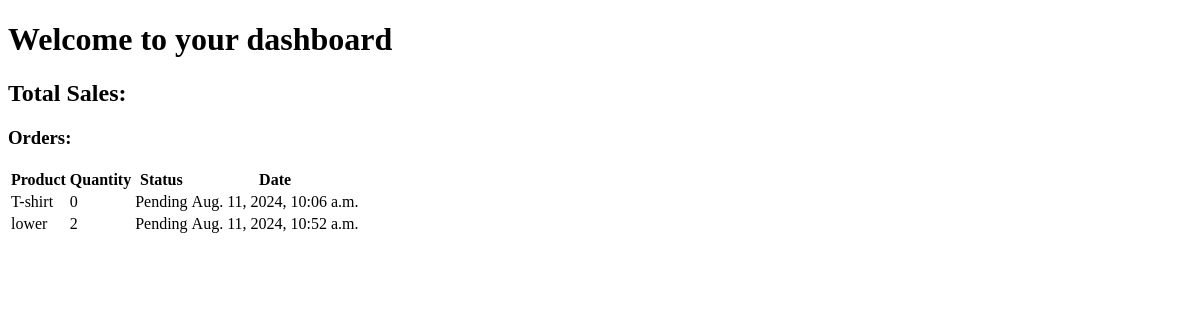
The app's page /ds/order_detail, older data.
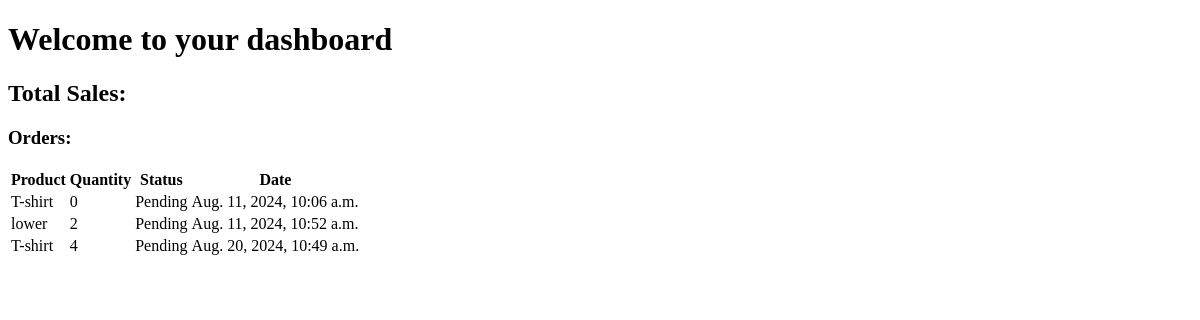
The same page, newer data.
### ds/models.py (models this page shows)
class Order(models.Model):
    product = models.ForeignKey(add_product, on_delete=models.CASCADE)
    quantity = models.PositiveIntegerField()
    order_date = models.DateTimeField(auto_now_add=True)
    status = models.CharField(max_length=50, choices=[('Pending', 'Pending'), ('Shipped', 'Shipped'), ('Delivered', 'Delivered')])

class add_product(models.Model):
     product_name=models.CharField( max_length=50)
     product_description=models.CharField( max_length=50)
     price=models.CharField( max_length=50)
     old_price=models.CharField( max_length=50)
     rating=models.CharField( max_length=50)
     out_of=models.CharField( max_length=50)
     image1=models.ImageField(upload_to="productimage",null=True,blank=True)

### ds/views.py (the view)
# urls.py: path("order_detail",views.order_detail),
def order_detail(request):
    z=Order.objects.all()
    return render(request,"orderdetails.html",{"my_dataa":z})

### ds/templates/orderdetails.html (shortened to what this page needs)
<!DOCTYPE html>
<html>
<head>
</head>
<body>
    <h1>Welcome to your dashboard</h1>
    <h2>Total Sales: {{ total_sales }}</h2>
    <h3>Orders:</h3>
    <table>
        <thead>
            <tr>
                <th>Product</th>
                <th>Quantity</th>
                <th>Status</th>
                <th>Date</th>
            </tr>
        </thead>
        <tbody>
            {% for x in my_dataa%}
                <tr>
                    <td>{{ x.product.product_name }}</td>
                    <td>{{ x.quantity }}</td>
                    <td>{{ x.status }}</td>
                    <td>{{ x.order_date }}</td>
                </tr>
            {% endfor %}
        </tbody>
    </table>
</body>
</html>

Row changes from the older to the newer data that the page shows:
added Order: product.product_name "T-shirt", quantity "4", status "Pending", order_date "Aug. 20, 2024, 10:49 a.m."
